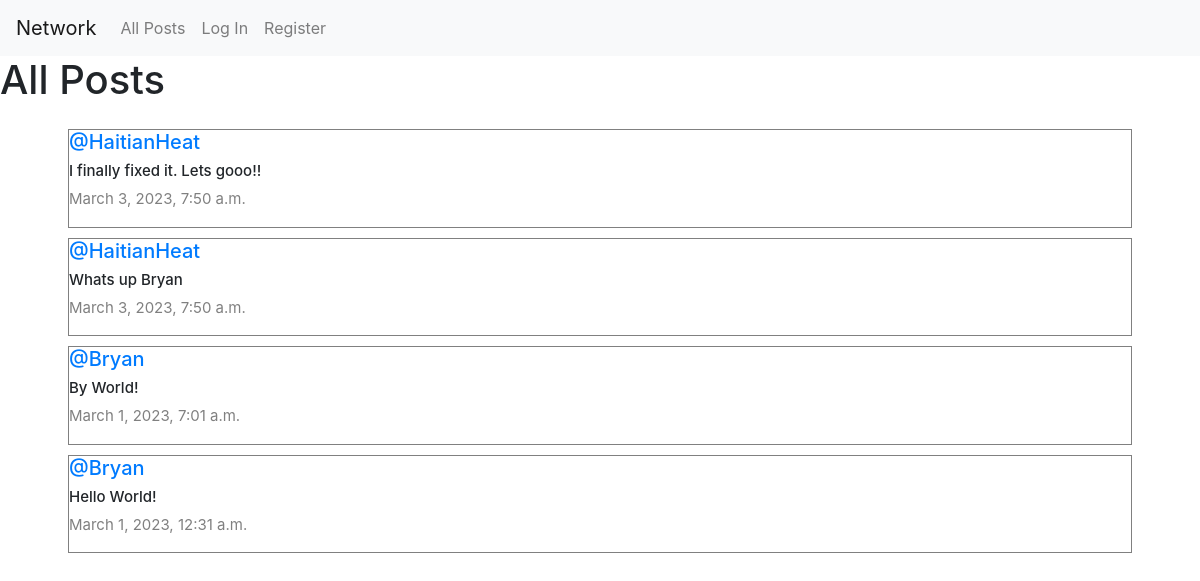
The page / on the database its author committed.
### network/models.py (models this page shows, shortened)
class Post(models.Model):
    content = models.CharField(max_length=140)
    user = models.ForeignKey(User, on_delete=models.CASCADE, related_name="author")
    date = models.DateTimeField(auto_now_add=True)

class User(AbstractUser):
    pass

### network/views.py (the view)
# urls.py: path("", views.index, name="index"),
def index(request):
    allPosts = Post.objects.all().order_by("id").reverse()
    paginator = Paginator(allPosts, 10)
    page_number = request.GET.get('page')
    posts_of_the_page = paginator.get_page(page_number)
    allLikes = Like.objects.all()
    whoYouLiked = []
    try:
        for like in allLikes:
            if like.user.id == request.user.id:
                whoYouLiked.append(like.post.id)
    except:
        whoYouLiked = []
    return render(request, "network/index.html", {
        "allPosts": allPosts,
        "posts_of_the_page": posts_of_the_page,
        "whoYouLiked": whoYouLiked
    })

### network/templates/network/index.html (shortened to what this page needs)
{% extends "network/layout.html" %}
{% block body %}
    <h1>All Posts</h1>
    <div class="all-posts mx-5">
        {% for post in posts_of_the_page %}
            <div class="row post" >
                <h5 class="username"><a href="{% url 'profile' user_id=post.user.id %}">@{{ post.user }}</a></h5>
                <h6 class="content" id="content_{{ post.id }}">{{ post.content }}</h6>
                <p class="date">{{ post.date }}</p>
            </div>
            {% endfor %}
    </div>
{% endblock %}

### network/static/network/styles.css (style rules this page uses)
.all-posts { display: flex; justify-content: flex-start; flex-direction: column; margin: 20px; }
.post { border: 0.1px solid gray; display: flex; justify-content: center; flex-direction: column; box-sizing: border-box; margin: 5px 20px; }
.content { font-size: 15px; }
.username { font-size: 20px; }
.date { color: gray; font-size: 15px; }

### rows shown on the page
Post: user "HaitianHeat", content "I finally fixed it. Lets gooo!!", date "March 3, 2023, 7:50 a.m."
Post: user "HaitianHeat", content "Whats up Bryan", date "March 3, 2023, 7:50 a.m."
Post: user "Bryan", content "By World!", date "March 1, 2023, 7:01 a.m."
Post: user "Bryan", content "Hello World!", date "March 1, 2023, 12:31 a.m."
